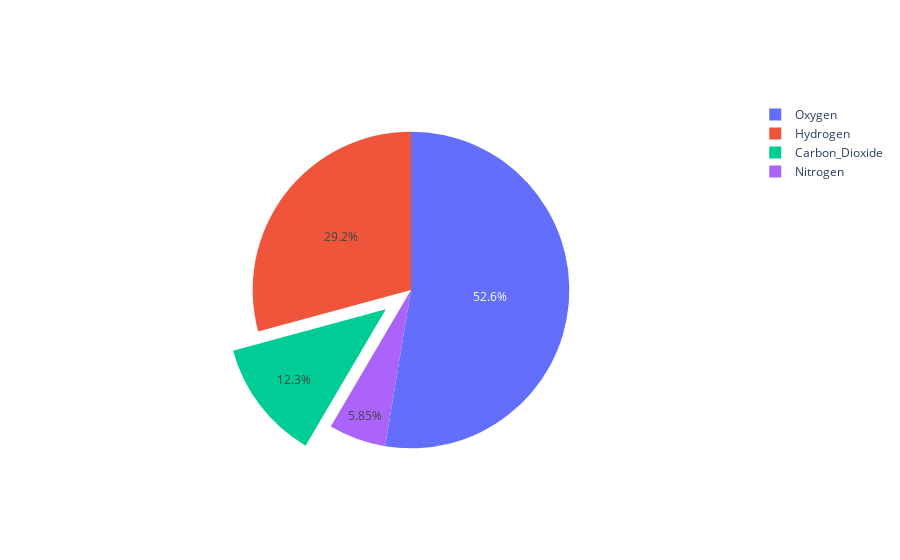

The notebook cell saved with this chart:
### Markdown cell above
# 扇形区域脱离

### Code cell
import plotly.graph_objects as go

labels = ['Oxygen','Hydrogen','Carbon_Dioxide','Nitrogen']
values = [4500, 2500, 1053, 500]

# pull is given as a fraction of the pie radius
fig = go.Figure(data=[go.Pie(labels=labels, values=values, pull=[0, 0, 0.2, 0])]) #设置脱离参数 
fig.show()

### Figure 1 — Plotly figure (JSON) as saved in the notebook; plotly's stock layout.template omitted (floating-point values rounded to 4 significant figures)
{"data": [{"labels": ["Oxygen", "Hydrogen", "Carbon_Dioxide", "Nitrogen"], "pull": [0, 0, 0.2, 0], "type": "pie", "values": [4500, 2500, 1053, 500]}], "layout": {}}
